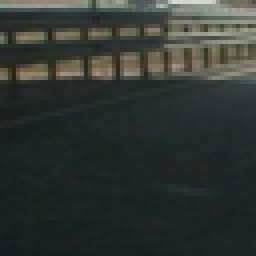
#> input picture non-vehicles/GTI/image1131.png, 64 x 64 px (shown 4 times larger); its folder holds only this picture in this run
$ python -i utils.py   (imports and definitions only)
#> lines starting #> are read from the running program, lines starting #| are printed output that depends on the picture
#> in hog_examples_drawing, `feature_image = cv2.cvtColor(image, cv2.COLOR_RGB2YCrCb)`: feature_image: shape (64, 64, 3); mean of channels 0, 1, 2 52.3, 125.5, 127.3
### feature_extraction.py
import glob

import numpy as np
import cv2
from skimage.feature import hog

# Read in cars and notcars
vehicles_train = glob.glob('vehicles/train/*/*.png')
vehicles_test = glob.glob('vehicles/test/*/*.png')
not_vehicles_train = glob.glob('non-vehicles/train/*.png')
not_vehicles_test = glob.glob('non-vehicles/test/*.png')


def get_hog_features(img, orient, pix_per_cell, cell_per_block, vis=False, feature_vec=True):
    """
    Extracts hog features (and hog image if asked)

    :param img: image to extract features
    :param orient: number of orientations
    :param pix_per_cell: number of piexels per cell
    :param cell_per_block: number of cells per block
    :param vis: should hog image be received
    :param feature_vec: returns result as feature vector if true
    :return: extracted features (and hog image if specified)
    """
#> called with orient = 12, pix_per_cell = 16, cell_per_block = 2, vis = True, feature_vec = True
    if vis:
        features, hog_image = hog(img, orientations=orient,
                                  pixels_per_cell=(pix_per_cell, pix_per_cell),
                                  cells_per_block=(cell_per_block, cell_per_block),
                                  transform_sqrt=True,
                                  visualise=vis, feature_vector=feature_vec)
#> features = 432 values, max 0.327 at index 5, min 0 at index 239, mean 0.117
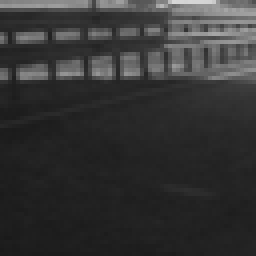
#> img: shape (64, 64) (shown 4 times larger); min 26, max 215, mean 52.3
        return features, hog_image
    # Otherwise call with one output
    else:
        features = hog(img, orientations=orient,
                       pixels_per_cell=(pix_per_cell, pix_per_cell),
                       cells_per_block=(cell_per_block, cell_per_block),
                       transform_sqrt=True,
                       visualise=vis, feature_vector=feature_vec)
        return features


# Define a function to compute binned color features
# [206 lines left out: functions bin_spatial, color_hist, extract_features, single_img_features, extract_features_from_datasets, not called in this run]

### utils.py
import cv2
import numpy as np
import matplotlib.pyplot as plt
from mpl_toolkits.mplot3d import Axes3D
import matplotlib.cm as cm

from feature_extraction import get_hog_features


# [91 lines left out: functions save_image, color_hist_single_ch, test_hist, plot3d, not called in this run]


def hog_examples_drawing(image, color_space='YCrCb', orient=12, pix_per_cell=16, cell_per_block=2):
    if color_space != 'RGB':
        if color_space == 'HSV':
            feature_image = cv2.cvtColor(image, cv2.COLOR_RGB2HSV)
        elif color_space == 'LUV':
            feature_image = cv2.cvtColor(image, cv2.COLOR_RGB2LUV)
        elif color_space == 'HLS':
            feature_image = cv2.cvtColor(image, cv2.COLOR_RGB2HLS)
        elif color_space == 'YUV':
            feature_image = cv2.cvtColor(image, cv2.COLOR_RGB2YUV)
        elif color_space == 'YCrCb':
            feature_image = cv2.cvtColor(image, cv2.COLOR_RGB2YCrCb)
    else:
        feature_image = np.copy(image)

    fig, axarr = plt.subplots(1, 4, figsize=(12,3))
    axarr[0].set_title('original')
    axarr[0].imshow(image)

    _, ch_0 = get_hog_features(feature_image[:,:,0], orient, pix_per_cell, cell_per_block, vis=True)
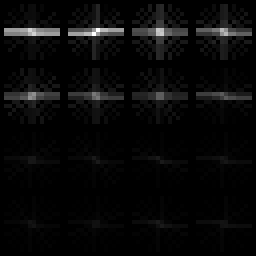
#> ch_0: shape (64, 64) float64 (shown 4 times larger); min 0, max 1.27, mean 0.0442; drawn with min black and max white
    axarr[1].set_title('Channel 0')
    axarr[1].imshow(ch_0, cmap='jet')

    _, ch_1 = get_hog_features(feature_image[:,:,1], orient, pix_per_cell, cell_per_block, vis=True)
#> call 2 of get_hog_features, with orient = 12, pix_per_cell = 16, cell_per_block = 2, vis = True, feature_vec = True
#> in get_hog_features (call 2), `features, hog_image = hog(img, orientations=orient, pixels_per_cell=(p..`: features = 432 values, max 0.3 at index 246, min 0 at index 23, mean 0.113
#> in get_hog_features (call 2), `features, hog_image = hog(img, orientations=orient, pixels_per_cell=(p..`:
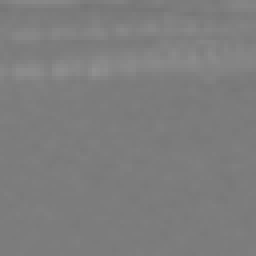
#> img: shape (64, 64) (shown 4 times larger); min 117, max 144, mean 125.5
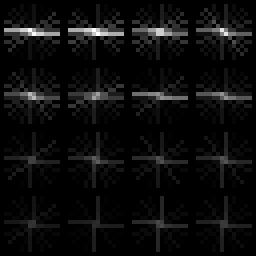
#> ch_1: shape (64, 64) float64 (shown 4 times larger); min 0, max 0.116, mean 0.00562; drawn with min black and max white
    axarr[2].set_title('Channel 1')
    axarr[2].imshow(ch_1, cmap='jet')

    _, ch_2 = get_hog_features(feature_image[:,:,2], orient, pix_per_cell, cell_per_block, vis=True)
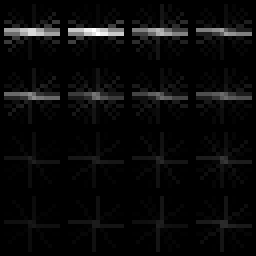
#> ch_2: shape (64, 64) float64 (shown 4 times larger); min 0, max 0.143, mean 0.00541; drawn with min black and max white
    axarr[3].set_title('Channel 2')
    axarr[3].imshow(ch_2, cmap='jet')

    plt.savefig('output_images/hog_notcar_YCrCb')
    plt.close(fig)

>>> import cv2
>>> picture = cv2.cvtColor(cv2.imread('non-vehicles/GTI/image1131.png'), cv2.COLOR_BGR2RGB)
>>> result = hog_examples_drawing(picture)

$ run again, on non-vehicles/GTI/image1663.png
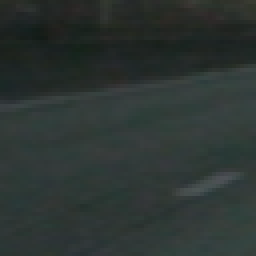
#> input picture non-vehicles/GTI/image1663.png, 64 x 64 px (shown 4 times larger)
#> feature_image: shape (64, 64, 3); mean of channels 0, 1, 2 50.1, 124.1, 128.2
#> features = 432 values, max 0.325 at index 148, min 0 at index 35, mean 0.109
#> in hog_examples_drawing, `_, ch_1 = get_hog_features(feature_image[:,:,1], orient, pix_per_cell,..`:
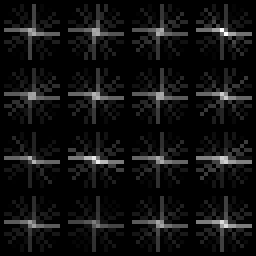
#> ch_1: shape (64, 64) float64 (shown 4 times larger); min 0, max 0.0497, mean 0.0033; drawn with min black and max white
#> in hog_examples_drawing, `plt.savefig('output_images/hog_notcar_YCrCb')`:
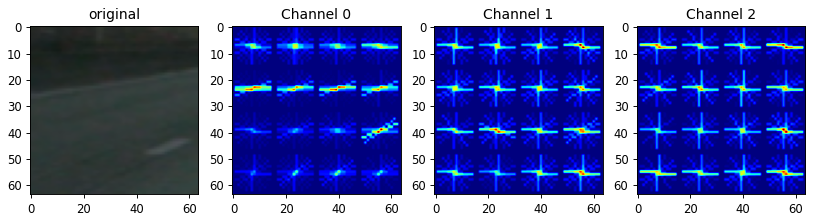
#> figure drawn by matplotlib, 4 panels

$ run again, on non-vehicles/GTI/image1849.png
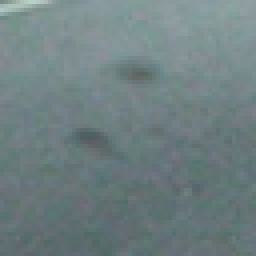
#> input picture non-vehicles/GTI/image1849.png, 64 x 64 px (shown 4 times larger)
#> feature_image: shape (64, 64, 3); mean of channels 0, 1, 2 123.1, 119.5, 131.8
#> features = 432 values, max 0.267 at index 0, min 0.0218 at index 59, mean 0.133
#> in hog_examples_drawing, `_, ch_0 = get_hog_features(feature_image[:,:,0], orient, pix_per_cell,..`:
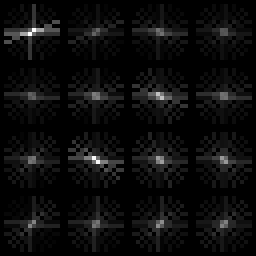
#> ch_0: shape (64, 64) float64 (shown 4 times larger); min 0, max 0.274, mean 0.0135; drawn with min black and max white
#> in hog_examples_drawing, `_, ch_2 = get_hog_features(feature_image[:,:,2], orient, pix_per_cell,..`:
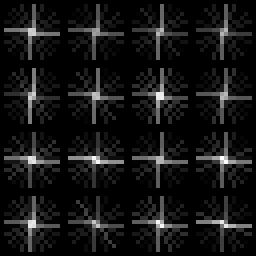
#> ch_2: shape (64, 64) float64 (shown 4 times larger); min 0, max 0.0475, mean 0.00378; drawn with min black and max white
